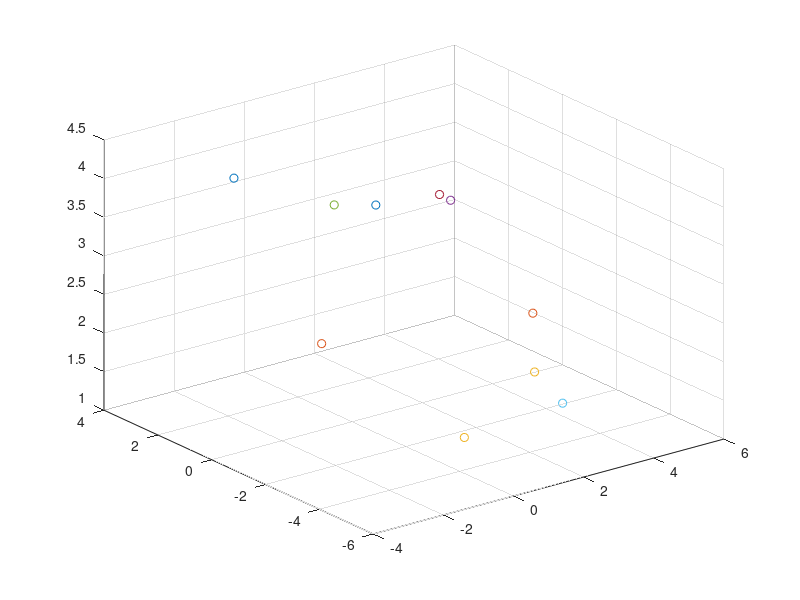

MATLAB code for this plot:
## Author: Eseoghene Okonofua <EseO@Eseoghenes-MacBook-Pro.local>
## Created: 2017-09-23

function [retval] = Sphere_Reconstruction ()
  [points, offsetPoints] = Sphere_Simulation([0,0,0], 5, 2);
endfunction

function [points, offsetPoints] =  Sphere_Simulation(centre, radius, maxOff)
  points = [];
  offsetPoints = [];
  
  for i = 1:10
     p = GetPointOnSphere(centre, radius, 'north');
     points = [points; p];
     
     offsetP = GetPointOnSphere(p, maxOff, 'all');
     offsetPoints = [offsetPoints; offsetP];
     
     scatter3(p(1),p(2),p(3));
     hold on;
  end

  hold off;
end

function coordinates =  GetPointOnSphere(centre, radius, hemisphere)
  theta = 2*pi*rand;
  phi = acos(2*rand - 1); % default

  if strcmp(hemisphere, 'north')
    phi = acos(rand);
  end
  
  x = centre(1) + ( radius * sin(phi) * cos(theta) );
  y = centre(2) + ( radius * sin(phi) * sin(theta) );
  z = centre(3) + ( radius * cos(phi) );
     
  coordinates = [x,y,z];
end